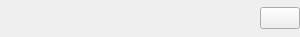
<?xml version="1.0" encoding="UTF-8"?>
<ui version="4.0">
 <class>WidgetsDatetimePopupPicker</class>
 <widget class="QFrame" name="WidgetsDatetimePopupPicker">
  <property name="geometry">
   <rect>
    <x>0</x>
    <y>0</y>
    <width>300</width>
    <height>37</height>
   </rect>
  </property>
  <property name="focusPolicy">
   <enum>Qt::StrongFocus</enum>
  </property>
  <property name="windowTitle">
   <string>Form</string>
  </property>
  <layout class="QHBoxLayout" name="horizontalLayout" stretch="10,0">
   <property name="spacing">
    <number>0</number>
   </property>
   <property name="leftMargin">
    <number>0</number>
   </property>
   <property name="topMargin">
    <number>0</number>
   </property>
   <property name="rightMargin">
    <number>0</number>
   </property>
   <property name="bottomMargin">
    <number>0</number>
   </property>
   <item>
    <widget class="WidgetsDateTimeEdit" name="dateTimeEdit" native="true">
     <property name="sizePolicy">
      <sizepolicy hsizetype="Preferred" vsizetype="Preferred">
       <horstretch>0</horstretch>
       <verstretch>0</verstretch>
      </sizepolicy>
     </property>
     <property name="focusPolicy">
      <enum>Qt::StrongFocus</enum>
     </property>
     <property name="specialValueText" stdset="0">
      <string/>
     </property>
    </widget>
   </item>
   <item>
    <widget class="QPushButton" name="CalendarButton">
     <property name="maximumSize">
      <size>
       <width>16777215</width>
       <height>16777215</height>
      </size>
     </property>
     <property name="text">
      <string/>
     </property>
    </widget>
   </item>
  </layout>
 </widget>
 <customwidgets>
  <customwidget>
   <class>WidgetsDateTimeEdit</class>
   <extends>QWidget</extends>
   <header>WidgetsModule/Widgets/DateTime/widgetsdatetimeedit.h</header>
  </customwidget>
 </customwidgets>
 <tabstops>
  <tabstop>dateTimeEdit</tabstop>
  <tabstop>CalendarButton</tabstop>
 </tabstops>
 <resources/>
 <connections/>
</ui>
